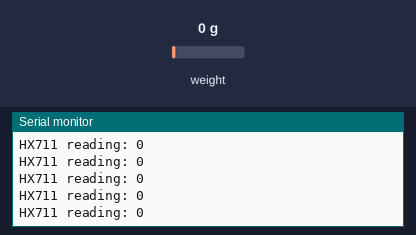
Simulated run of this sketch. Board: Arduino Uno, built with avr-gcc and run on an emulated ATmega328P. Shown: the last lines printed to the serial monitor. The inputs (shaded band) are chosen by the test bench; at power-on: weight on the scale 0 g.

Above: at 1.2 s.
1.3 s: weight on the scale set to 100 g
At 1.31 s:
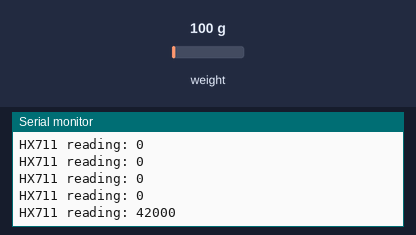
2.8 s: weight on the scale set to 1250 g
At 2.82 s:
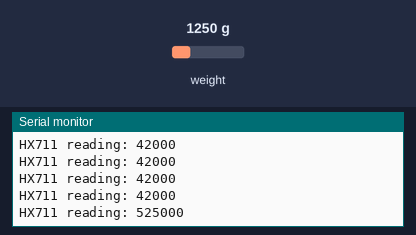
Timing chart, 0 to 5.8 s (numbered marks = the images above; inputs shaded):
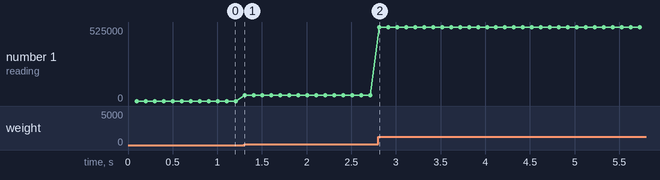

Measured:
- after the input at 1.3 s, the serial monitor: prints a new line at once (image 1)
- after the input at 2.8 s, the serial monitor: prints a new line at once (image 2)
- plotted number 1: 0 → 42000 after the input at 1.3 s, 42000 → 525000 after the input at 2.8 s

The sketch:

scaletestcode.ino
```cpp
#include "HX711.h"
#define LOADCELL_DOUT_PIN 6 // Pin D6
#define LOADCELL_SCK_PIN 5 // Pin D5
HX711 scale;
void setup() {
  // put your setup code here, to run once:
  Serial.begin(9600);
  scale.begin(LOADCELL_DOUT_PIN, LOADCELL_SCK_PIN);
}

void loop() {
  // put your main code here, to run repeatedly:
  if (scale.is_ready()) {
      long reading = scale.read();
      Serial.print("HX711 reading: ");
      Serial.println(reading);
    } else {
      Serial.println("HX711 not found.");
    }

}
```
